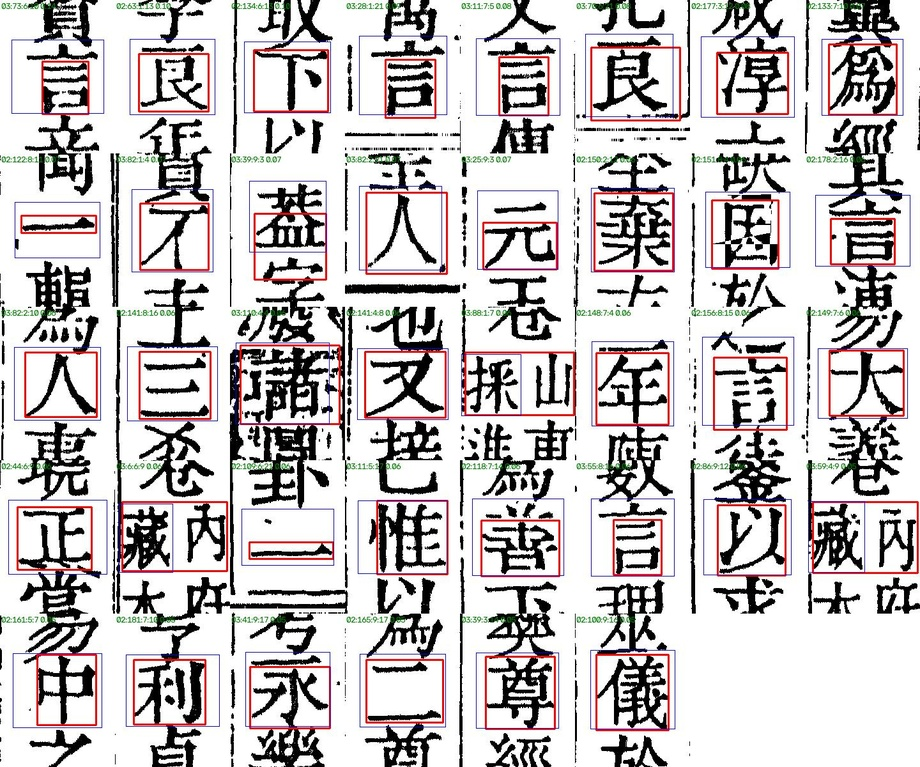
#> input picture scripts/experiments/yolo_tool_probe/y1/flag_x005_vol02_vol03.jpg, 920 x 767 px, shrunk from 1440 x 1200 before the run; its folder holds only this picture in this run
$ python lsd_detect.py scripts/experiments/yolo_tool_probe/y1/flag_x005_vol02_vol03.jpg
#> lines starting #> are read from the running program, lines starting #| are printed output that depends on the picture; after the words box and inside, x2 and y2 are one past the last pixel; in counts of white or black regions, pixels touching at a corner belong together
"""
LSD (Line Segment Detector) 线段检测脚本。

使用 OpenCV 内置的 LSD 算法对古籍扫描图片进行线段识别，
输出可视化标注图和 JSON 结果。

用法:
    PYTHONIOENCODING=utf-8 python lsd_detect.py [图片路径或文件夹]
    PYTHONIOENCODING=utf-8 python lsd_detect.py asset/四库总目武英殿1.png
    PYTHONIOENCODING=utf-8 python lsd_detect.py asset/
"""

import os
import sys
import json
import io
import argparse
from pathlib import Path

sys.stdout = io.TextIOWrapper(sys.stdout.buffer, encoding="utf-8")

import cv2
import numpy as np


# ─── Helpers ─────────────────────────────────────────────────────


def _imread(image_path, flags=cv2.IMREAD_COLOR):
    """读取图片，支持 Windows 非 ASCII 路径。"""
#> called with flags = 0
    img = cv2.imread(image_path, flags)
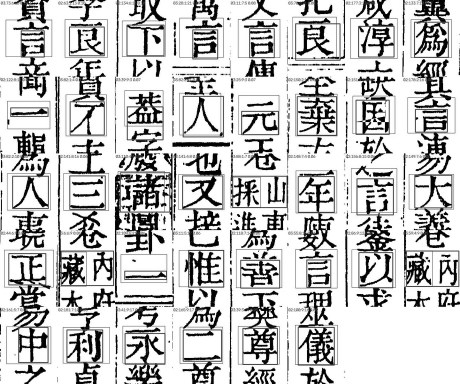
#> img: shape (767, 920) (shown at 1/2 size); min 0, max 255, mean 196.6
    if img is None:
        buf = np.fromfile(image_path, dtype=np.uint8)
        img = cv2.imdecode(buf, flags)
    return img


def _imwrite(path, img):
    """写入图片，支持 Windows 非 ASCII 路径。"""
    ext = Path(path).suffix
    ok, buf = cv2.imencode(ext, img)
    if ok:
        buf.tofile(path)


# ─── LSD 检测 ────────────────────────────────────────────────────


def detect_lines_lsd(image_path, min_length=30, angle_tol=10):
    """使用 LSD 检测线段。

    Args:
        image_path: 图片路径
        min_length: 最小线段长度（像素）
        angle_tol: 判定水平/垂直的角度容差（度）

    Returns:
        (gray, all_lines, vertical_lines, horizontal_lines, other_lines)
    """
    gray = _imread(image_path, cv2.IMREAD_GRAYSCALE)
    if gray is None:
        raise FileNotFoundError(f"无法读取图片: {image_path}")

    h, w = gray.shape
    print(f"  图片尺寸: {w} x {h}")

    # 创建 LSD 检测器
    lsd = cv2.createLineSegmentDetector(cv2.LSD_REFINE_STD)

    # 检测线段
    lines, widths, precs, nfas = lsd.detect(gray)
#> widths = 3470 values, max 8.08 at index 2802, min 1.25 at index 2616, mean 3.98; precs = 3470 values from 0.125 to 0.125; nfas = None

    if lines is None:
        print("  未检测到任何线段")
        return gray, [], [], [], []

    print(f"  LSD 原始检测: {len(lines)} 条线段")

    # 解析和分类
    all_lines = []
    vertical_lines = []
    horizontal_lines = []
    other_lines = []

    for i, line in enumerate(lines):
        x1, y1, x2, y2 = line[0]
        dx = x2 - x1
        dy = y2 - y1
        length = np.sqrt(dx * dx + dy * dy)

        if length < min_length:
            continue

        width = float(widths[i][0]) if widths is not None else 1.0
        nfa = float(nfas[i][0]) if nfas is not None else 0.0

        # 计算与垂直方向的夹角
        angle_from_vert = abs(np.degrees(np.arctan2(abs(dx), abs(dy))))

        entry = {
            "x1": float(x1), "y1": float(y1),
            "x2": float(x2), "y2": float(y2),
            "length": float(length),
            "width": width,
            "nfa": nfa,
            "angle_from_vertical": float(angle_from_vert),
        }

        all_lines.append(entry)

        if angle_from_vert <= angle_tol:
            entry["type"] = "vertical"
            vertical_lines.append(entry)
        elif angle_from_vert >= (90 - angle_tol):
            entry["type"] = "horizontal"
            horizontal_lines.append(entry)
        else:
            entry["type"] = "other"
            other_lines.append(entry)
#> this loop made 3470 passes
#> (x1, y1, x2, y2, dx, dy, length, width) on passes 2 to 4: (173, 341.8, 174.9, 308.1, 1.91, -33.71, 33.77, 4.99), (344.4, 308.1, 344.3, 458.1, -0.0577, 150, 150, 2.55), (229.2, 403.1, 229.3, 353.1, 0.104, -50, 50, 2.59)

    print(f"  过滤后 (长度>={min_length}px): {len(all_lines)} 条")
    print(f"    垂直线: {len(vertical_lines)} 条")
    print(f"    水平线: {len(horizontal_lines)} 条")
    print(f"    其他:   {len(other_lines)} 条")

    return gray, all_lines, vertical_lines, horizontal_lines, other_lines


# ─── 可视化 ──────────────────────────────────────────────────────


COLORS = {
    "vertical":   (0, 0, 255),    # 红色 — 垂直线
    "horizontal": (255, 0, 0),    # 蓝色 — 水平线
    "other":      (0, 180, 0),    # 绿色 — 其他角度
}


def draw_result(image_path, all_lines, output_path):
    """将检测到的线段绘制到原图上。"""
#> called with output_path = 'output/lsd/flag_x005_vol02_vol03_lsd.jpg'
    img = _imread(image_path)
#> in _imread, img is the input picture: shape (767, 920, 3); mean B, G, R 195.4, 195, 199.3
    if img is None:
        return

    overlay = img.copy()

    for line in all_lines:
        color = COLORS.get(line["type"], (128, 128, 128))
        pt1 = (int(line["x1"]), int(line["y1"]))
        pt2 = (int(line["x2"]), int(line["y2"]))
        thickness = max(1, min(3, int(line["width"])))
        cv2.line(overlay, pt1, pt2, color, thickness)
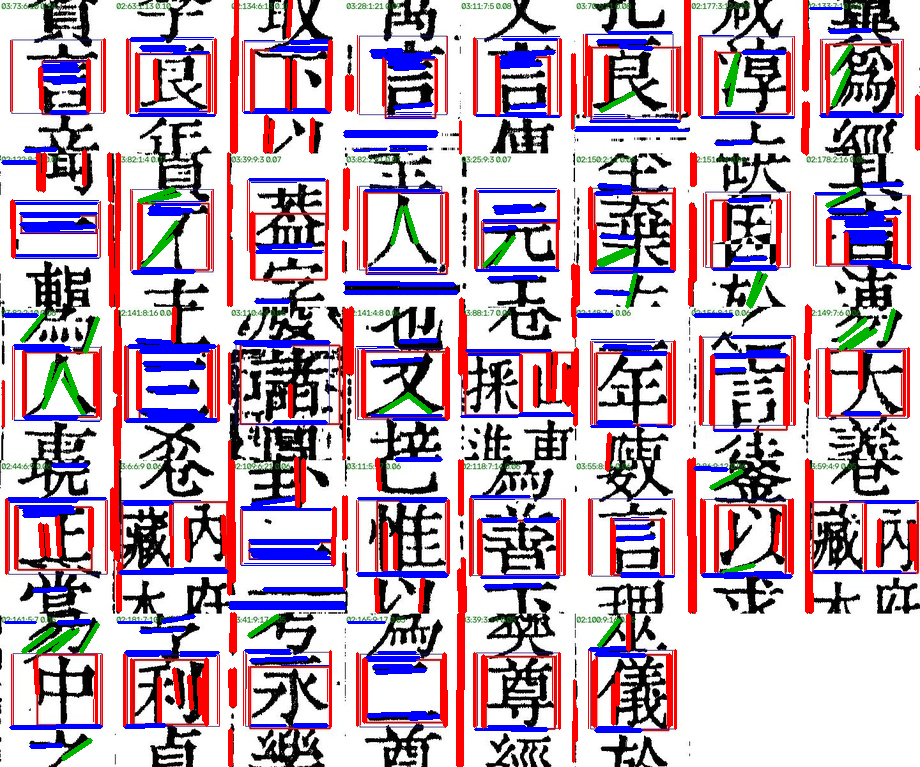
#> overlay: shape (767, 920, 3); 16.5% of pixels changed, all inside (x1, y1, x2, y2) = (1, 0, 920, 767)

    result = cv2.addWeighted(overlay, 0.7, img, 0.3, 0)
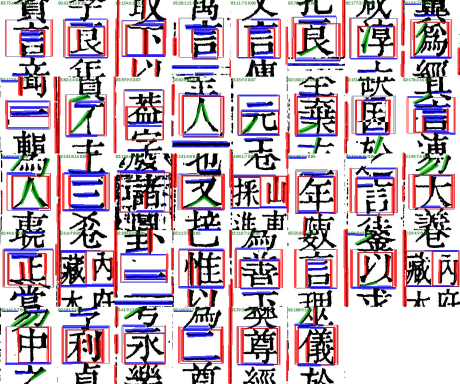
#> result: shape (767, 920, 3) (shown at 1/2 size); mean B, G, R 188, 177.3, 193.9

    # 添加图例
    legend_y = 30
    for label, color in COLORS.items():
        cv2.line(result, (10, legend_y), (40, legend_y), color, 2)
        label_text = {"vertical": "Vertical", "horizontal": "Horizontal",
                      "other": "Other"}[label]
        cv2.putText(result, label_text, (50, legend_y + 5),
                    cv2.FONT_HERSHEY_SIMPLEX, 0.5, color, 1)
        legend_y += 25
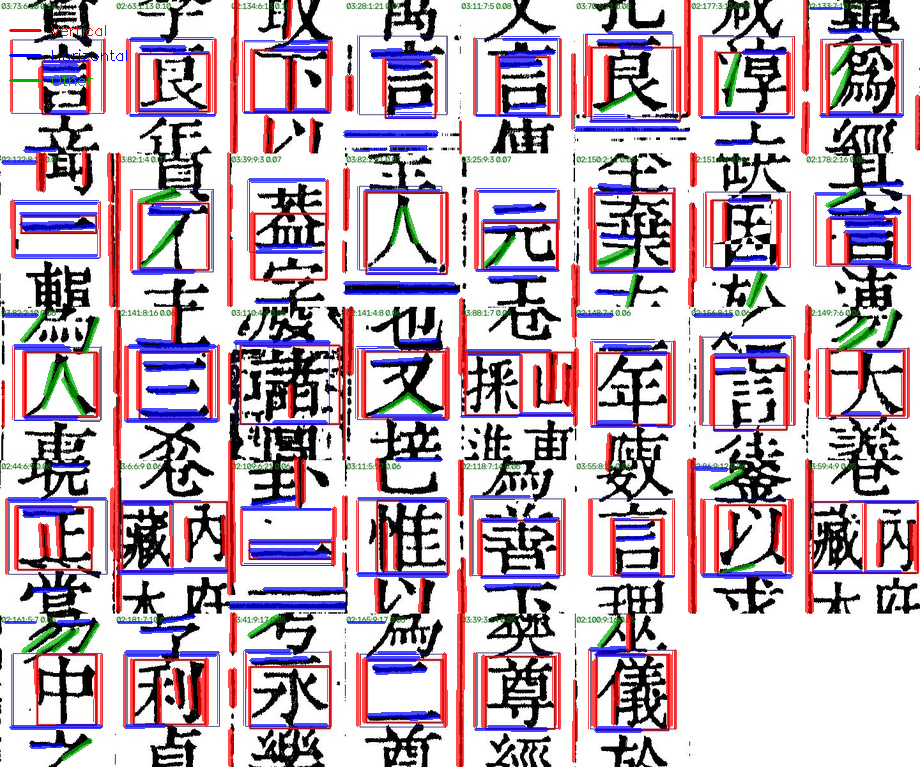
#> result: shape (767, 920, 3); 0.1% of pixels changed, all inside (x1, y1, x2, y2) = (9, 24, 127, 86)

    _imwrite(output_path, result)
    print(f"  已保存标注图: {output_path}")


# ─── 主程序 ──────────────────────────────────────────────────────


def process_image(image_path, min_length=30, angle_tol=10):
    """处理单张图片的完整流程。"""
    gray, all_lines, v_lines, h_lines, o_lines = detect_lines_lsd(
        image_path, min_length=min_length, angle_tol=angle_tol)

    h, w = gray.shape

    result = {
        "image_size": {"width": w, "height": h},
        "params": {"min_length": min_length, "angle_tol": angle_tol},
        "summary": {
            "total": len(all_lines),
            "vertical": len(v_lines),
            "horizontal": len(h_lines),
            "other": len(o_lines),
        },
        "lines": all_lines,
    }

    return result


def main():
    parser = argparse.ArgumentParser(
        description="LSD 线段检测 — 古籍图像线段识别")
    parser.add_argument("path", nargs="?", default=None,
                        help="图片文件或文件夹路径（默认: asset/）")
    parser.add_argument("-o", "--output", default="output/lsd",
                        help="输出文件夹（默认: output/lsd）")
    parser.add_argument("--min-length", type=int, default=30,
                        help="最小线段长度，单位像素（默认: 30）")
    parser.add_argument("--angle-tol", type=float, default=10,
                        help="水平/垂直判定角度容差，单位度（默认: 10）")
    args = parser.parse_args()

    # 查找图片
    if args.path:
        target = Path(args.path)
        if target.is_file():
            files = [str(target)]
        elif target.is_dir():
            exts = {".jpg", ".jpeg", ".png", ".bmp", ".tiff", ".tif"}
            files = sorted(str(f) for f in target.iterdir()
                           if f.suffix.lower() in exts
                           and "_lsd" not in f.stem
                           and "_borders" not in f.stem)
        else:
            print(f"路径不存在: {target}")
            sys.exit(1)
    else:
        folder = Path(__file__).parent / "asset"
        exts = {".jpg", ".jpeg", ".png", ".bmp", ".tiff", ".tif"}
        files = sorted(str(f) for f in folder.iterdir()
                       if f.suffix.lower() in exts
                       and "_lsd" not in f.stem
                       and "_borders" not in f.stem)

    if not files:
        print("未找到图片。")
        sys.exit(1)

    # 创建输出文件夹
    out_dir = Path(args.output)
    out_dir.mkdir(parents=True, exist_ok=True)

    print(f"找到 {len(files)} 张图片。")
    print(f"输出目录: {out_dir}\n")

    for image_path in files:
        base = Path(image_path).stem
        print(f"{'=' * 60}")
        print(f"处理: {os.path.basename(image_path)}")
        print(f"{'=' * 60}")

        result = process_image(image_path,
                               min_length=args.min_length,
                               angle_tol=args.angle_tol)

        # 摘要
        s = result["summary"]
        print(f"\n  --- 结果 ---")
        print(f"  总线段数: {s['total']}")
        print(f"  垂直线: {s['vertical']}, 水平线: {s['horizontal']}, 其他: {s['other']}")

        # 保存标注图
        out_img = out_dir / f"{base}_lsd.jpg"
        draw_result(image_path, result["lines"], str(out_img))

        # 保存 JSON
        out_json = out_dir / f"{base}_lsd.json"
        with open(str(out_json), "w", encoding="utf-8") as f:
            json.dump(result, f, ensure_ascii=False, indent=2)
        print(f"  已保存 JSON: {out_json}")
        print()


if __name__ == "__main__":
    main()

$ run again, on scripts/experiments/yolo_tool_probe/y1/vol03_p49_p51_p57_yolo_cols.jpg
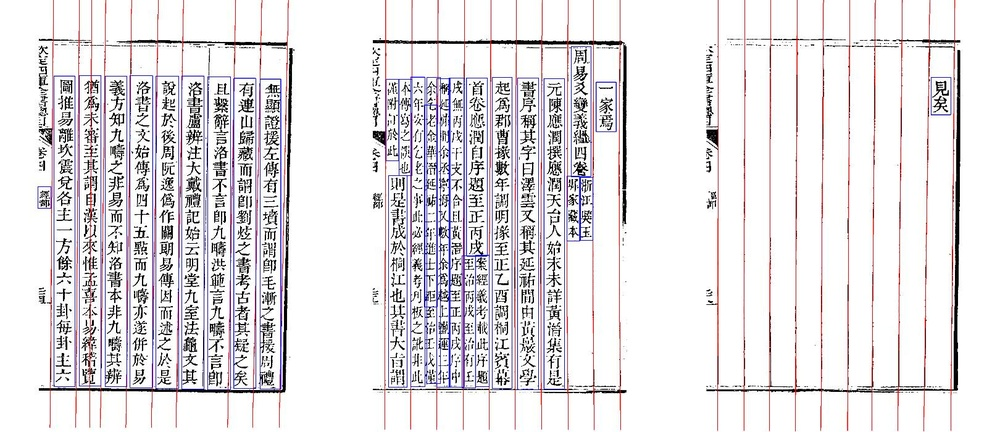
#> input picture scripts/experiments/yolo_tool_probe/y1/vol03_p49_p51_p57_yolo_cols.jpg, 1000 x 432 px, shrunk from 1620 x 700 before the run
#> lines = 897 rows, first 6: [960.5, 50.61, 956.8, 389.3], [116.9, 38.99, 285.6, 41.86], [619.4, 44.08, 373.1, 42.92], [515.6, 39.75, 619.4, 40.7], [292.1, 49.3, 285.1, 389.4], [373.1, 39.26, 380.6, 39.31]; widths = 897 values, max 6.61 at index 34, min 1.25 at index 105, mean 2.42; precs = 897 values from 0.125 to 0.125; nfas = None
#> the loop in detect_lines_lsd, `for i, line in enumerate(lines):` made 897 passes
#> (x1, y1, x2, y2, dx, dy, length, width) on passes 1 to 3: (960.5, 50.61, 956.8, 389.3, -3.66, 338.7, 338.8, 4.75), (116.9, 38.99, 285.6, 41.86, 168.7, 2.87, 168.8, 4.46), (619.4, 44.08, 373.1, 42.92, -246.3, -1.16, 246.3, 3.93)
#> in _imread, img is the input picture: shape (432, 1000, 3); mean B, G, R 227.4, 224.9, 227.5
#> after the loop in draw_result, `for line in all_lines:`:
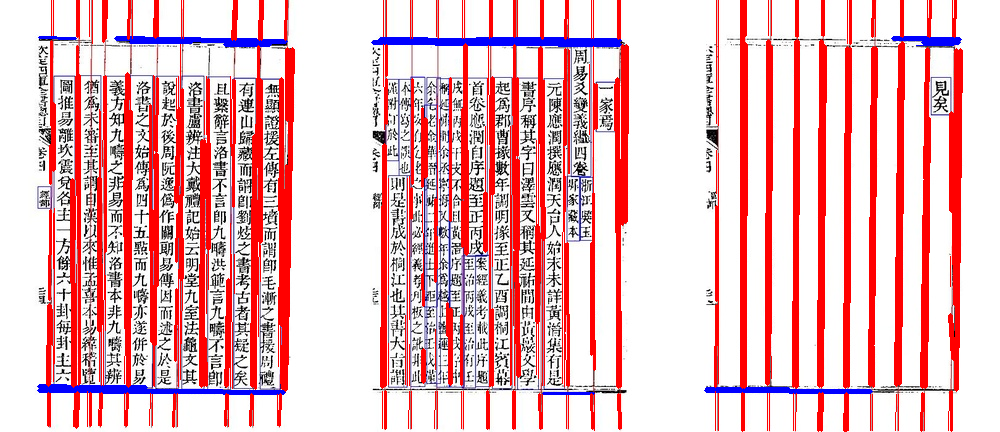
#> overlay: shape (432, 1000, 3); 18.6% of pixels changed, all inside (x1, y1, x2, y2) = (37, 0, 963, 432)
#> after the loop in draw_result, `for label, color in COLORS.items():`:
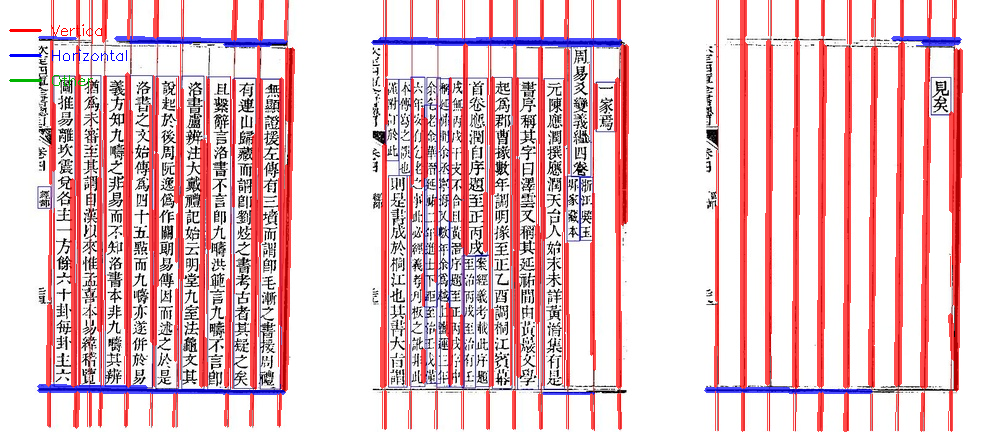
#> result: shape (432, 1000, 3); mean B, G, R 203.4, 199.3, 231.1

$ run again, on scripts/experiments/yolo_tool_probe/y1/flag_x015_noskip_1.jpg
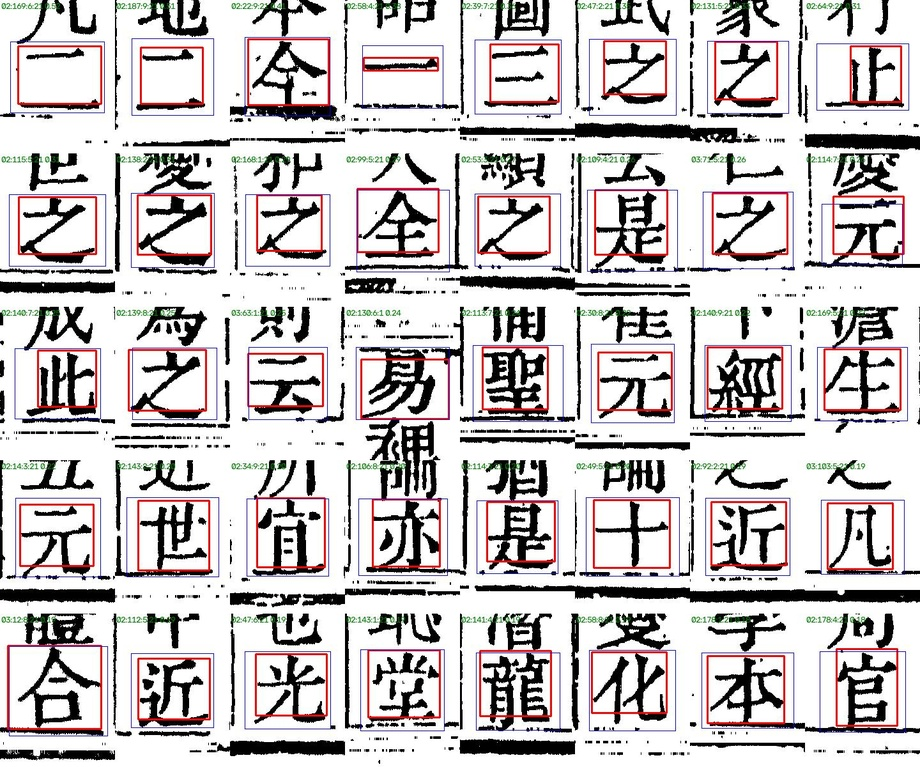
#> input picture scripts/experiments/yolo_tool_probe/y1/flag_x015_noskip_1.jpg, 920 x 767 px, shrunk from 1440 x 1200 before the run
#> lines = 2817 rows, first 6: [404.2, 30.69, 405, 0.608], [284.4, 104.4, 284.3, 89.38], [114.6, 268.1, 115.1, 153.1], [229.2, 603.2, 229.7, 594.3], [344.1, 595.5, 344.6, 602], [344.4, 726.9, 344.2, 614.4]; widths = 2817 values, max 8.73 at index 1588, min 1.25 at index 2112, mean 3.97; precs = 2817 values from 0.125 to 0.125; nfas = None
#> the loop in detect_lines_lsd, `for i, line in enumerate(lines):` made 2817 passes
#> (x1, y1, x2, y2, dx, dy, length, width) on passes 1, 3, 6: (404.2, 30.69, 405, 0.608, 0.799, -30.08, 30.09, 4.53), (114.6, 268.1, 115.1, 153.1, 0.493, -115, 115, 5.14), (344.4, 726.9, 344.2, 614.4, -0.201, -112.5, 112.5, 3.91)
#> in _imread, img is the input picture: shape (767, 920, 3); mean B, G, R 196.8, 196.4, 200.9
#> after the loop in draw_result, `for line in all_lines:`:
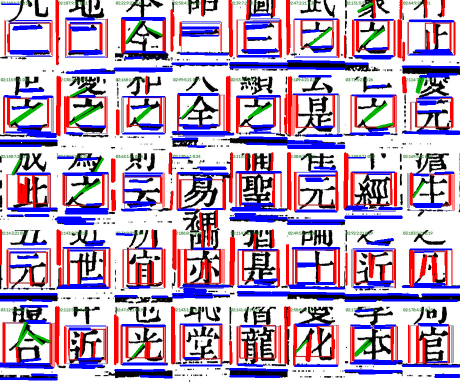
#> overlay: shape (767, 920, 3) (shown at 1/2 size); mean B, G, R 191.1, 164.3, 187.2
#> after the loop in draw_result, `for label, color in COLORS.items():`:
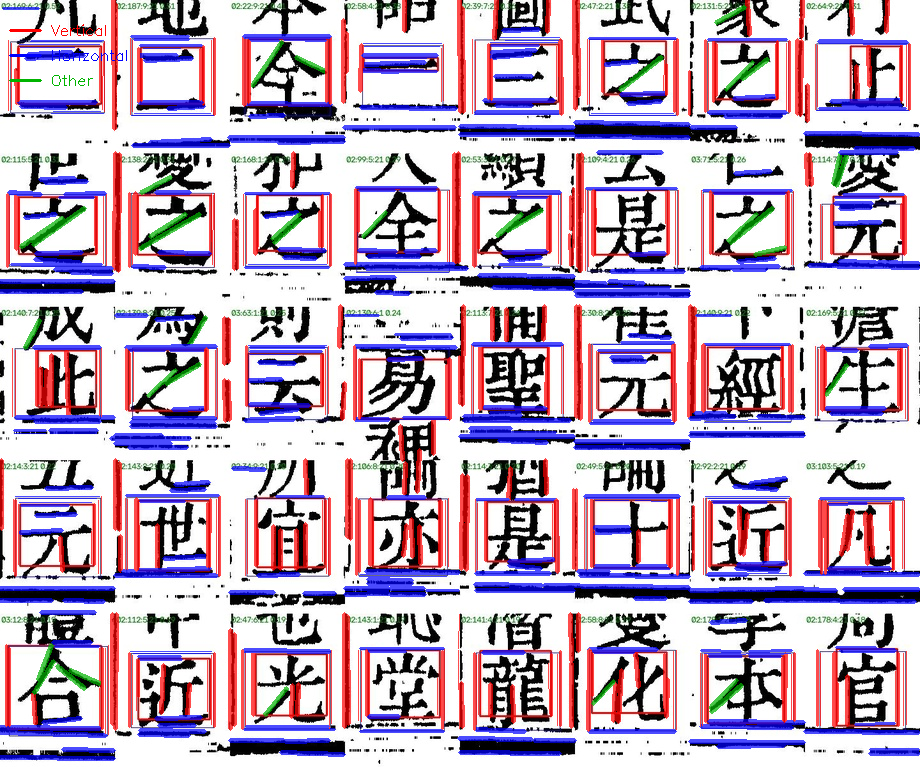
#> result: shape (767, 920, 3); mean B, G, R 192.7, 173.8, 191.2
